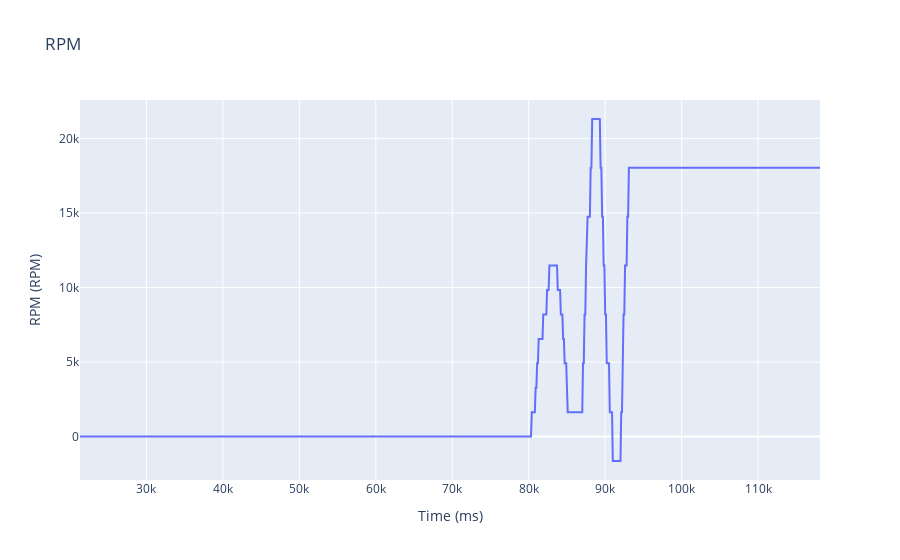

Here is the notebook cell this chart was saved with:
### Code cell
# Graph a single signal
plot_signal(df, "RPM", "Rear_Inverter_Motor_Status")

### Figure 1 — Plotly figure (JSON) as saved in the notebook; plotly's stock layout.template omitted (floating-point values rounded to 4 significant figures; data arrays with more than 128 entries replaced by an {"elided": "..."} marker saying what was removed)
{"data": [{"hovertemplate": "Time (ms)=%{x}<br>RPM (RPM)=%{y}<extra></extra>", "legendgroup": "", "line": {"color": "#636efa", "dash": "solid"}, "marker": {"symbol": "circle"}, "mode": "lines", "name": "", "orientation": "v", "showlegend": false, "type": "scatter", "x": {"elided": "970 int values"}, "xaxis": "x", "y": {"elided": "970 float values"}, "yaxis": "y"}], "layout": {"legend": {"tracegroupgap": 0}, "title": {"text": "RPM"}, "xaxis": {"anchor": "y", "domain": [0, 1], "title": {"text": "Time (ms)"}}, "yaxis": {"anchor": "x", "domain": [0, 1], "title": {"text": "RPM (RPM)"}}}}
